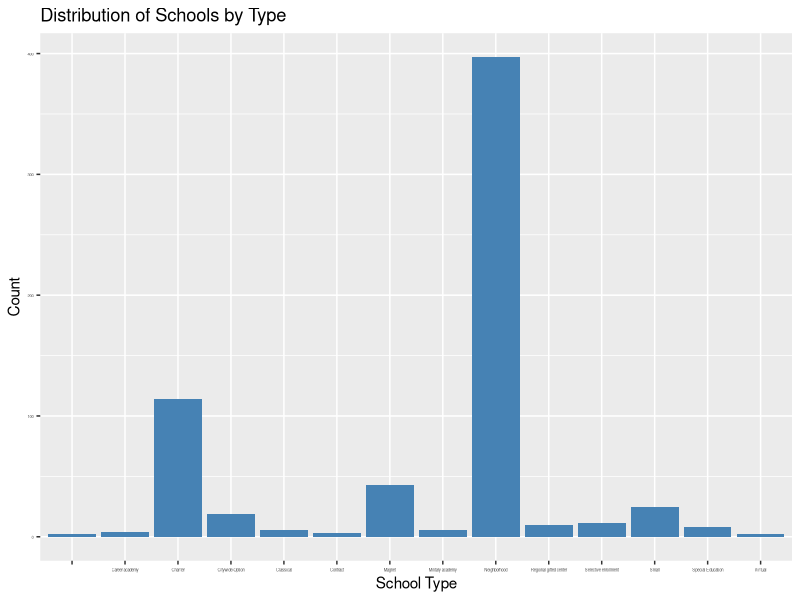
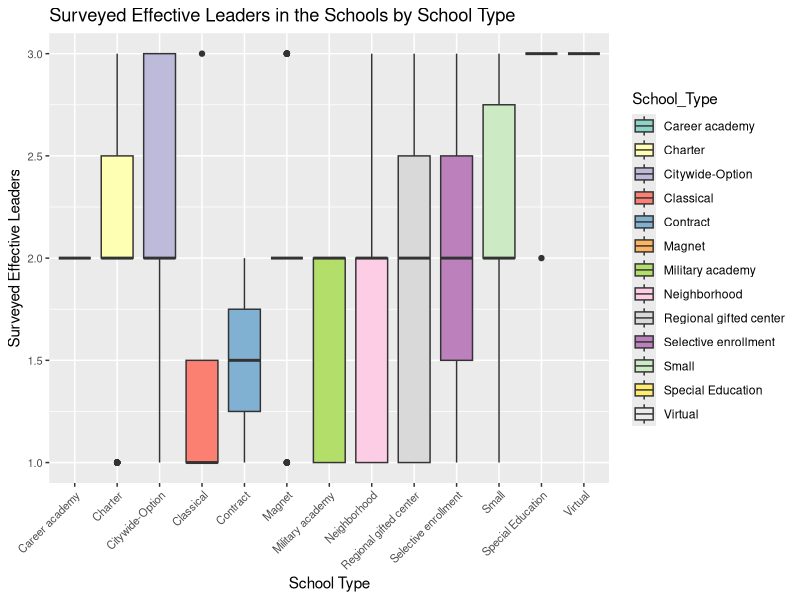

The R script that drew these images, in order:
## ---- chunk 1
# Load necessary libraries
library(tidyverse)
library(knitr)

# Load the dataset (replace with your actual file path)
data <- read.csv("Chicago_Public_Schools_-_School_Progress_Reports_SY2324.csv")

# View the structure of the dataset
str(data)

# Deal with missing values: Identify the proportion of missing data in each column
missing_data <- data %>%
  summarize_all(~mean(is.na(.)))

cleaned_data <- data %>%
  select(-c(School_ID, Address, City, State, Zip, Phone))

head(cleaned_data)

## ---- chunk 2
# 1. Count of schools by school type
school_type_distribution <- cleaned_data %>%
  count(School_Type)
  

kable(school_type_distribution)

# 2. Summary of attainment by school type
attainment_summary_by_school_type <- cleaned_data %>%
  group_by(School_Type) %>%
  summarize(mean_attainment_all_grades = mean(Attainment_All_Grades_School_Pct, na.rm = TRUE),
            median_attainment_all_grades = median(Attainment_All_Grades_School_Pct, na.rm = TRUE),
            sd_attainment_all_grades = sd(Attainment_All_Grades_School_Pct, na.rm = TRUE))

kable(attainment_summary_by_school_type)

# 3. Percentage of schools with attainment above 50%
percent_above_50_attainment <- cleaned_data %>%
  filter(!is.na(Attainment_All_Grades_School_Pct)) %>%
  summarize(percent_above_50 = mean(Attainment_All_Grades_School_Pct > 50) * 100)

kable(percent_above_50_attainment)

## ---- chunk 3
# Plot school type distribution
library(ggplot2)
ggplot(cleaned_data, aes(x = School_Type)) +
  geom_bar(fill = "steelblue") +
  labs(title = "Distribution of Schools by Type", x = "School Type", y = "Count") +
  theme(axis.text = element_text(size = 3))

# Descriptive statistics by school type
attainment_summary <- cleaned_data %>%
  group_by(School_Type) %>%
  summarize(
    Mean_Attainment = mean(Attainment_All_Grades_School_Pct, na.rm = TRUE),
    Median_Attainment = median(Attainment_All_Grades_School_Pct, na.rm = TRUE),
    SD_Attainment = sd(Attainment_All_Grades_School_Pct, na.rm = TRUE)
  )

attainment_summary

# Convert categorical columns to numeric
cleaned_data <- cleaned_data %>%
  mutate(
    School_Survey_Involved_Families = case_when(
      School_Survey_Involved_Families == "STRONG" ~ 3,
      School_Survey_Involved_Families == "NEUTRAL" ~ 2,
      School_Survey_Involved_Families == "WEAK" ~ 1
    ),
    School_Survey_Supportive_Environment = case_when(
      School_Survey_Supportive_Environment == "STRONG" ~ 3,
      School_Survey_Supportive_Environment == "NEUTRAL" ~ 2,
      School_Survey_Supportive_Environment == "WEAK" ~ 1
    ),
    School_Survey_Ambitious_Instruction = case_when(
      School_Survey_Ambitious_Instruction == "STRONG" ~ 3,
      School_Survey_Ambitious_Instruction == "NEUTRAL" ~ 2,
      School_Survey_Ambitious_Instruction == "WEAK" ~ 1
    ),
    School_Survey_Effective_Leaders = case_when(
      School_Survey_Effective_Leaders == "STRONG" ~ 3,
      School_Survey_Effective_Leaders == "NEUTRAL" ~ 2,
      School_Survey_Effective_Leaders == "WEAK" ~ 1
    )
  )

cleaned_data <- cleaned_data %>%
  filter(School_Type != "" & !is.na(School_Type))

ggplot(cleaned_data, aes(x = School_Type, y = School_Survey_Effective_Leaders, fill = School_Type)) +
  geom_boxplot() +
  labs(
    title = "Surveyed Effective Leaders in the Schools by School Type",
    x = "School Type",
    y = "Surveyed Effective Leaders"
  ) +
  theme(axis.text = element_text(size = 8), # Adjust text size for readability
        axis.text.x = element_text(angle = 45, hjust = 1)) + # Rotate x-axis labels for clarity
  scale_fill_brewer(palette = "Set3")

